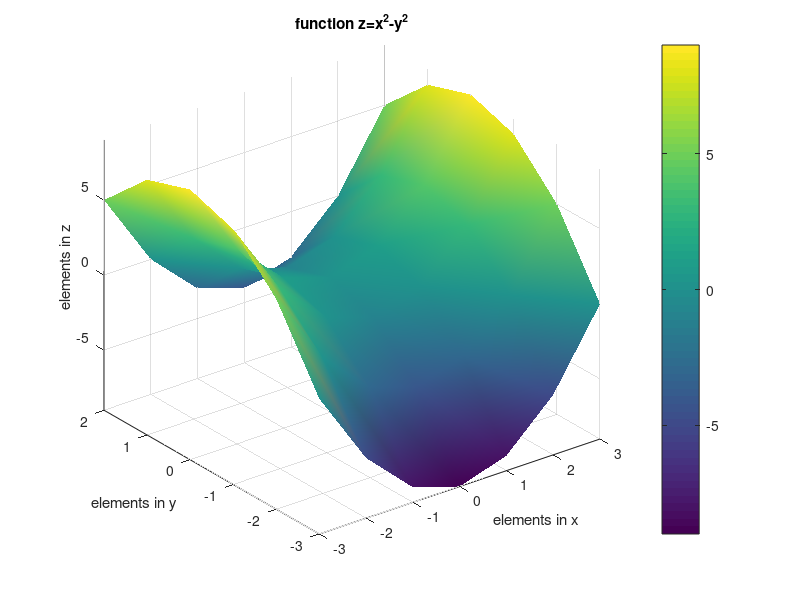

MATLAB code for this plot:
% define the coordinates
% along x and y
x=[-3:1:3];
y=[-3:1:2];

% define the coordinates
% along the x-y plane
[xx,yy]=meshgrid(x,y);

% define and compute the given
% function along the x-y coordinates
zz=xx.^2 - yy.^2;

% plot the function as a 3D mesh or surface
figure
surf(xx,yy,zz); % mesh(xx,yy,zz);
title('function z=x^2-y^2');
xlabel('elements in x');
ylabel('elements in y');
zlabel('elements in z');
axis tight
shading interp
colorbar